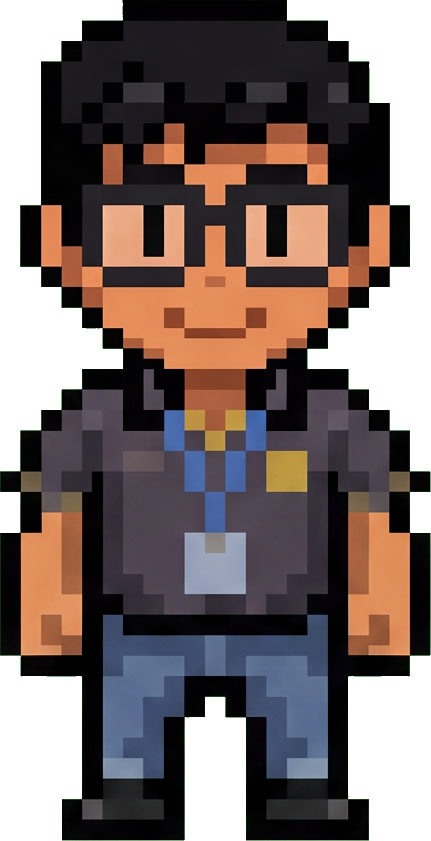
#> input picture personajes_seleccionables/marlonx_a/marlonx_a_frente_raw.png, 431 x 841 px
$ python split_block.py ../personajes_seleccionables/marlonx_a/marlonx_a_frente_raw.png
#> lines starting #> are read from the running program, lines starting #| are printed output that depends on the picture; after the words box and inside, x2 and y2 are one past the last pixel; in counts of white or black regions, pixels touching at a corner belong together
#!/usr/bin/env python3
"""Convierte una hoja "bloque" (3 filas × 4 poses) en hojas 2x2 normales para slice_character_sheets.py.

Uso: python3 tools/split_block.py <bloque.png|jpg> <nombre_fila1> <nombre_fila2> <nombre_fila3>
     (usa "-" para descartar una fila). Las hojas salen en referencias_animacion/_entregas_runway/.
Ej.: python3 tools/split_block.py referencias_animacion/_entregas_runway/wadrid_guerrero_bloque_right.jpg \
        wadrid_guerrero_special_right wadrid_guerrero_parry_right -
"""
import sys
from pathlib import Path
import numpy as np
from PIL import Image

ROOT = Path(__file__).resolve().parents[1]
OUT = ROOT / "referencias_animacion" / "_entregas_runway"
MINT = (160, 239, 165)


def fg_mask(rgb):
    r, g, b = (rgb[..., i].astype(np.int32) for i in range(3))
    dist = np.sqrt((r - 160) ** 2 + (g - 239) ** 2 + (b - 165) ** 2)
    mint = ((g > r + 15) & (g > b + 8) & (g > 140) & (r > 80) & (r < 205)) | (dist < 50)
    return ~mint


def keep_main(mask):
    """Deja solo los trozos grandes (la pose) y quita restos de poses vecinas en el borde."""
    h, w = mask.shape
    k = 4
    small = mask[::k, ::k]
    sh, sw = small.shape
    lab = np.zeros((sh, sw), np.int32)
    sizes = {}
    cur = 0
    for y0, x0 in zip(*np.nonzero(small)):
        if lab[y0, x0]:
            continue
        cur += 1
        stack = [(y0, x0)]
        lab[y0, x0] = cur
        n = 0
        while stack:
            y, x = stack.pop()
            n += 1
            for dy in (-1, 0, 1):
                for dx in (-1, 0, 1):
                    ny, nx = y + dy, x + dx
                    if 0 <= ny < sh and 0 <= nx < sw and small[ny, nx] and not lab[ny, nx]:
                        lab[ny, nx] = cur
                        stack.append((ny, nx))
        sizes[cur] = n
    if not sizes:
        return mask
    big = max(sizes.values())
    keep_ids = [i for i, n in sizes.items() if n >= big * 0.08]
    keep_small = np.isin(lab, keep_ids)
    keep = np.repeat(np.repeat(keep_small, k, 0), k, 1)[:h, :w]
    # dilatar un poco para no cortar bordes finos
    from PIL import ImageFilter
    keep = np.asarray(Image.fromarray(keep.astype(np.uint8) * 255).filter(ImageFilter.MaxFilter(9))) > 0
    return mask & keep


def runs(profile, min_gap, min_len):
    act = profile > 0
    segs, start, gap = [], None, 0
    for i, v in enumerate(act):
        if v:
            if start is None:
                start = i
            gap, end = 0, i
        elif start is not None:
            gap += 1
            if gap >= min_gap:
                if end + 1 - start >= min_len:
                    segs.append((start, end + 1))
                start, gap = None, 0
    if start is not None and end + 1 - start >= min_len:
        segs.append((start, end + 1))
    return segs


def main():
    src = Path(sys.argv[1])
    names = sys.argv[2:5]
    rgb = np.asarray(Image.open(src).convert("RGB"))
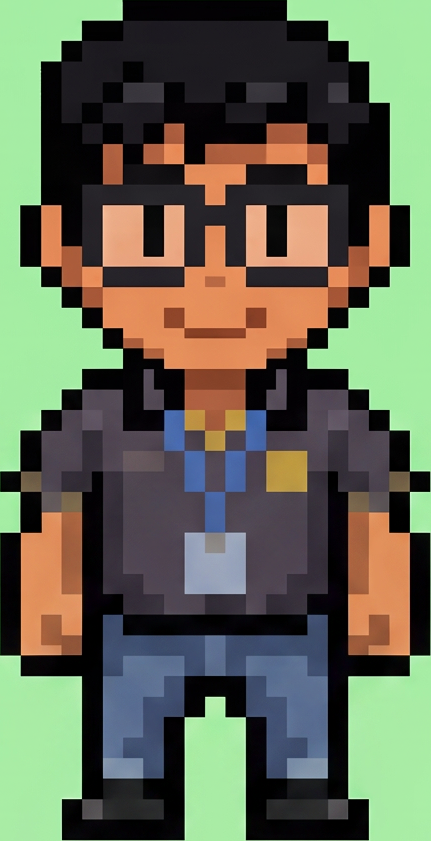
#> rgb: shape (841, 431, 3); mean R, G, B 98.8, 103, 82.8
    m = fg_mask(rgb)
#> in fg_mask, `r, g, b = (rgb[..., i].astype(np.int32) for i in range(3))`:
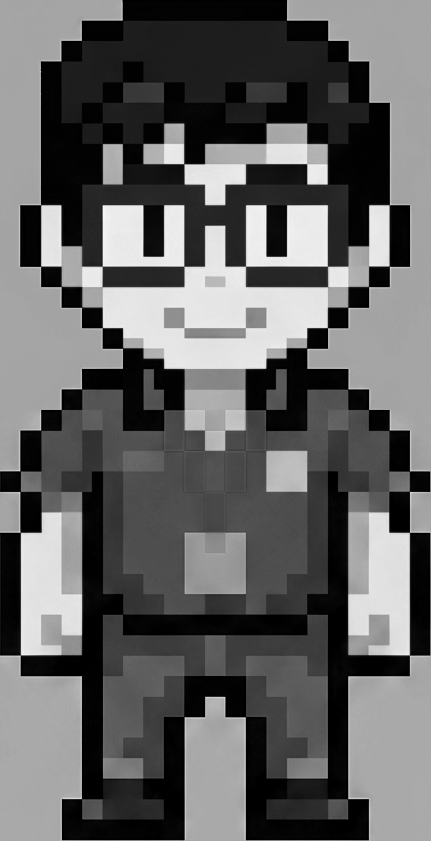
#> r: shape (841, 431) int32; min 0, max 249, mean 98.8
#> in fg_mask, `r, g, b = (rgb[..., i].astype(np.int32) for i in range(3))`:
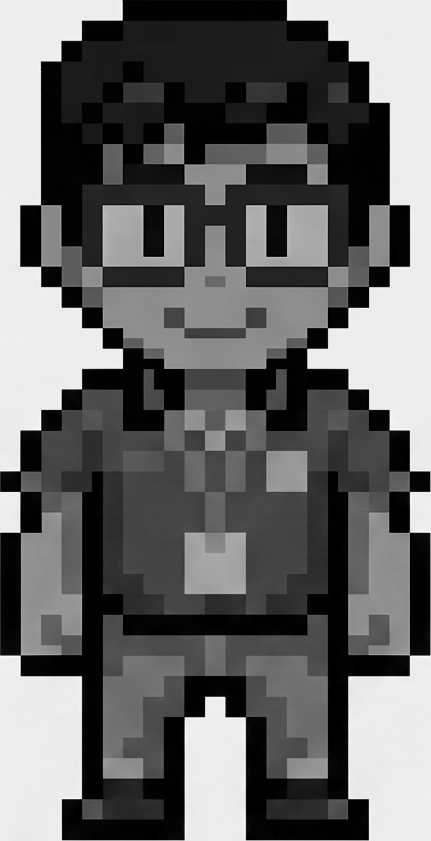
#> g: shape (841, 431) int32; min 0, max 255, mean 103
#> in fg_mask, `r, g, b = (rgb[..., i].astype(np.int32) for i in range(3))`:
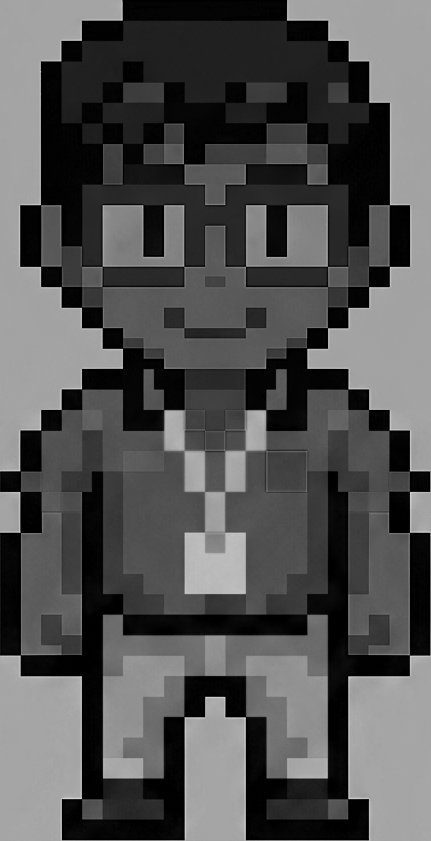
#> b: shape (841, 431) int32; min 0, max 219, mean 82.8
#> in fg_mask, `dist = np.sqrt((r - 160) ** 2 + (g - 239) ** 2 + (b - 165) ** 2)`:
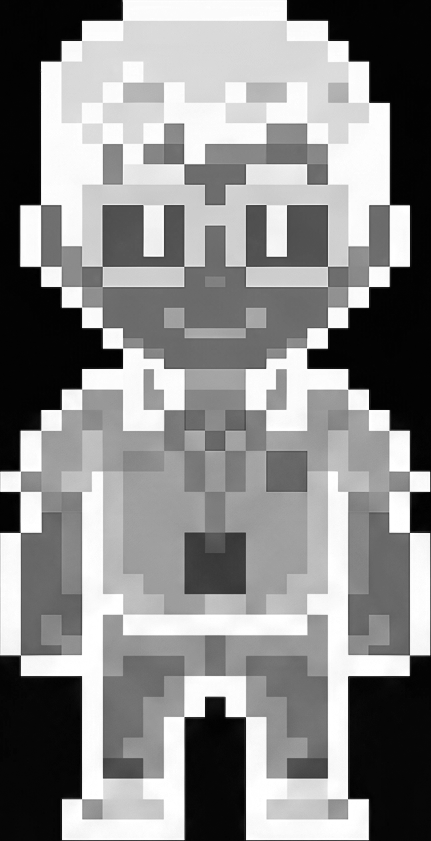
#> dist: shape (841, 431) float64; min 1, max 331.6, mean 181.3; drawn with min black and max white
#> in fg_mask, `mint = ((g > r + 15) & (g > b + 8) & (g > 140) & (r > 80) & (r < 205))..`:
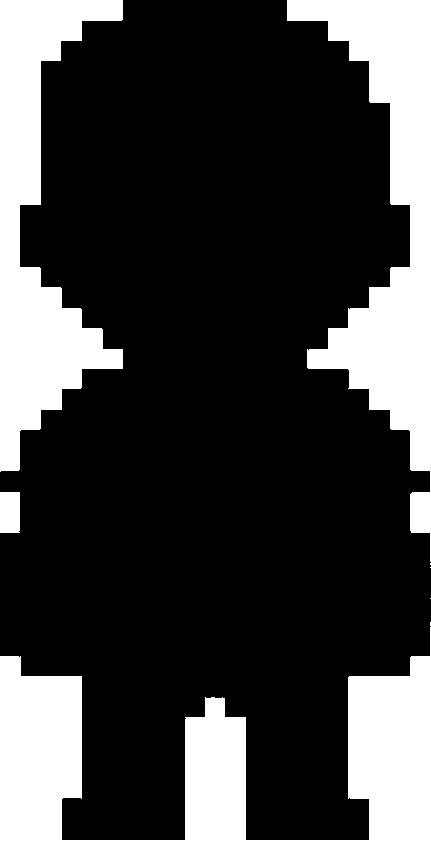
#> mint: shape (841, 431) bool; 24.7% white; 8 white regions (4 under 20 px), largest, box (x1, y1, x2, y2) and area: (0, 627, 431, 841) 34545, (287, 0, 431, 562) 28761, (0, 0, 123, 472) 25548, (0, 492, 20, 533) 819
    h, w = m.shape
#> h = 841; w = 431
    rows = runs((m.sum(1) > 3).astype(int), h // 60, h // 12)
#> the loop in runs, `for i, v in enumerate(act):` made 841 passes
#> start on pass 1: 0
#> after the loop in runs, `for i, v in enumerate(act):`: segs = []; start = 0
#> rows = [(0, 840)]
    print("filas:", rows)
#| filas: [(0, 840)]
    for (y0, y1), name in zip(rows, names):
        if name == "-":
            continue
        band = m[y0:y1]
        cols = runs((band.sum(0) > 2).astype(int), w // 120, w // 30)
        if len(cols) != 4:
            # partir en 4 columnas iguales si las poses se tocan
            q = w // 4
            cols = [(i * q, (i + 1) * q) for i in range(4)]
        crops = []
        for (x0, x1) in cols:
            sub = keep_main(band[:, x0:x1])
            ys = np.nonzero(sub.any(1))[0]
            xs = np.nonzero(sub.any(0))[0]
            c = rgb[y0 + ys.min(): y0 + ys.max() + 1, x0 + xs.min(): x0 + xs.max() + 1].copy()
            c[~sub[ys.min(): ys.max() + 1, xs.min(): xs.max() + 1]] = MINT
            crops.append(c)
        ch = max(c.shape[0] for c in crops)
        cw = max(c.shape[1] for c in crops)
        pad = max(ch, cw) // 3
        W, H = 2 * (cw + 2 * pad), 2 * (ch + 2 * pad)
        sheet = Image.new("RGB", (W, H), MINT)
        for i, c in enumerate(crops):
            cx = (i % 2) * (cw + 2 * pad) + pad + (cw - c.shape[1]) // 2
            cy = (i // 2) * (ch + 2 * pad) + pad + (ch - c.shape[0])  # pies alineados abajo
            sheet.paste(Image.fromarray(c), (cx, cy))
        sheet.save(OUT / f"{name}.png")
        print("->", name, sheet.size, "columnas:", cols)
#> this loop made 0 passes


if __name__ == "__main__":
    main()
